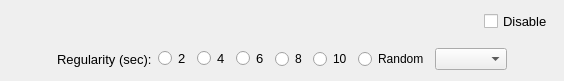
<?xml version="1.0" encoding="UTF-8"?>
<ui version="4.0">
 <class>CursorPage</class>
 <widget class="QWidget" name="CursorPage">
  <property name="geometry">
   <rect>
    <x>0</x>
    <y>0</y>
    <width>560</width>
    <height>81</height>
   </rect>
  </property>
  <property name="windowTitle">
   <string>Form</string>
  </property>
  <layout class="QGridLayout" name="gridLayout">
   <item row="0" column="0">
    <layout class="QVBoxLayout" name="verticalLayout">
     <item>
      <layout class="QHBoxLayout" name="horizontalLayout">
       <item>
        <spacer name="horizontalSpacer">
         <property name="orientation">
          <enum>Qt::Horizontal</enum>
         </property>
         <property name="sizeHint" stdset="0">
          <size>
           <width>40</width>
           <height>20</height>
          </size>
         </property>
        </spacer>
       </item>
       <item>
        <widget class="QCheckBox" name="wBlynkCursorEnabled">
         <property name="font">
          <font>
           <family>Segoe UI</family>
           <pointsize>10</pointsize>
          </font>
         </property>
         <property name="text">
          <string>Disable</string>
         </property>
        </widget>
       </item>
      </layout>
     </item>
     <item>
      <spacer name="verticalSpacer">
       <property name="orientation">
        <enum>Qt::Vertical</enum>
       </property>
       <property name="sizeHint" stdset="0">
        <size>
         <width>20</width>
         <height>40</height>
        </size>
       </property>
      </spacer>
     </item>
    </layout>
   </item>
   <item row="1" column="0">
    <layout class="QHBoxLayout" name="horizontalLayout_2">
     <item>
      <widget class="QPushButton" name="wBlynkCursorHelp">
       <property name="text">
        <string/>
       </property>
       <property name="icon">
        <iconset resource="resources.qrc">
         <normaloff>:/icons/ico-question.png</normaloff>:/icons/ico-question.png</iconset>
       </property>
       <property name="flat">
        <bool>true</bool>
       </property>
      </widget>
     </item>
     <item>
      <widget class="QLabel" name="label">
       <property name="font">
        <font>
         <family>Segoe UI</family>
         <pointsize>10</pointsize>
        </font>
       </property>
       <property name="text">
        <string>Regularity (sec):</string>
       </property>
      </widget>
     </item>
     <item>
      <spacer name="horizontalSpacer_2">
       <property name="orientation">
        <enum>Qt::Horizontal</enum>
       </property>
       <property name="sizeHint" stdset="0">
        <size>
         <width>40</width>
         <height>20</height>
        </size>
       </property>
      </spacer>
     </item>
     <item>
      <widget class="QRadioButton" name="wRadio2">
       <property name="font">
        <font>
         <family>Segoe UI</family>
         <pointsize>10</pointsize>
        </font>
       </property>
       <property name="text">
        <string>2</string>
       </property>
      </widget>
     </item>
     <item>
      <widget class="QRadioButton" name="wRadio4">
       <property name="font">
        <font>
         <family>Segoe UI</family>
         <pointsize>10</pointsize>
        </font>
       </property>
       <property name="text">
        <string>4</string>
       </property>
      </widget>
     </item>
     <item>
      <widget class="QRadioButton" name="wRadio6">
       <property name="font">
        <font>
         <family>Segoe UI</family>
         <pointsize>10</pointsize>
        </font>
       </property>
       <property name="text">
        <string>6</string>
       </property>
      </widget>
     </item>
     <item>
      <widget class="QRadioButton" name="wRadio8">
       <property name="text">
        <string>8</string>
       </property>
      </widget>
     </item>
     <item>
      <widget class="QRadioButton" name="wRadio10">
       <property name="text">
        <string>10</string>
       </property>
      </widget>
     </item>
     <item>
      <widget class="QRadioButton" name="wBlynkRandomRadioButton">
       <property name="text">
        <string>Random</string>
       </property>
      </widget>
     </item>
     <item>
      <widget class="QComboBox" name="wBlynkPerMinuteValues"/>
     </item>
     <item>
      <widget class="QPushButton" name="wBlynkCursorRandomHelp">
       <property name="text">
        <string/>
       </property>
       <property name="icon">
        <iconset resource="resources.qrc">
         <normaloff>:/icons/ico-question.png</normaloff>:/icons/ico-question.png</iconset>
       </property>
       <property name="flat">
        <bool>true</bool>
       </property>
      </widget>
     </item>
    </layout>
   </item>
  </layout>
 </widget>
 <resources>
  <include location="resources.qrc"/>
 </resources>
 <connections/>
</ui>
